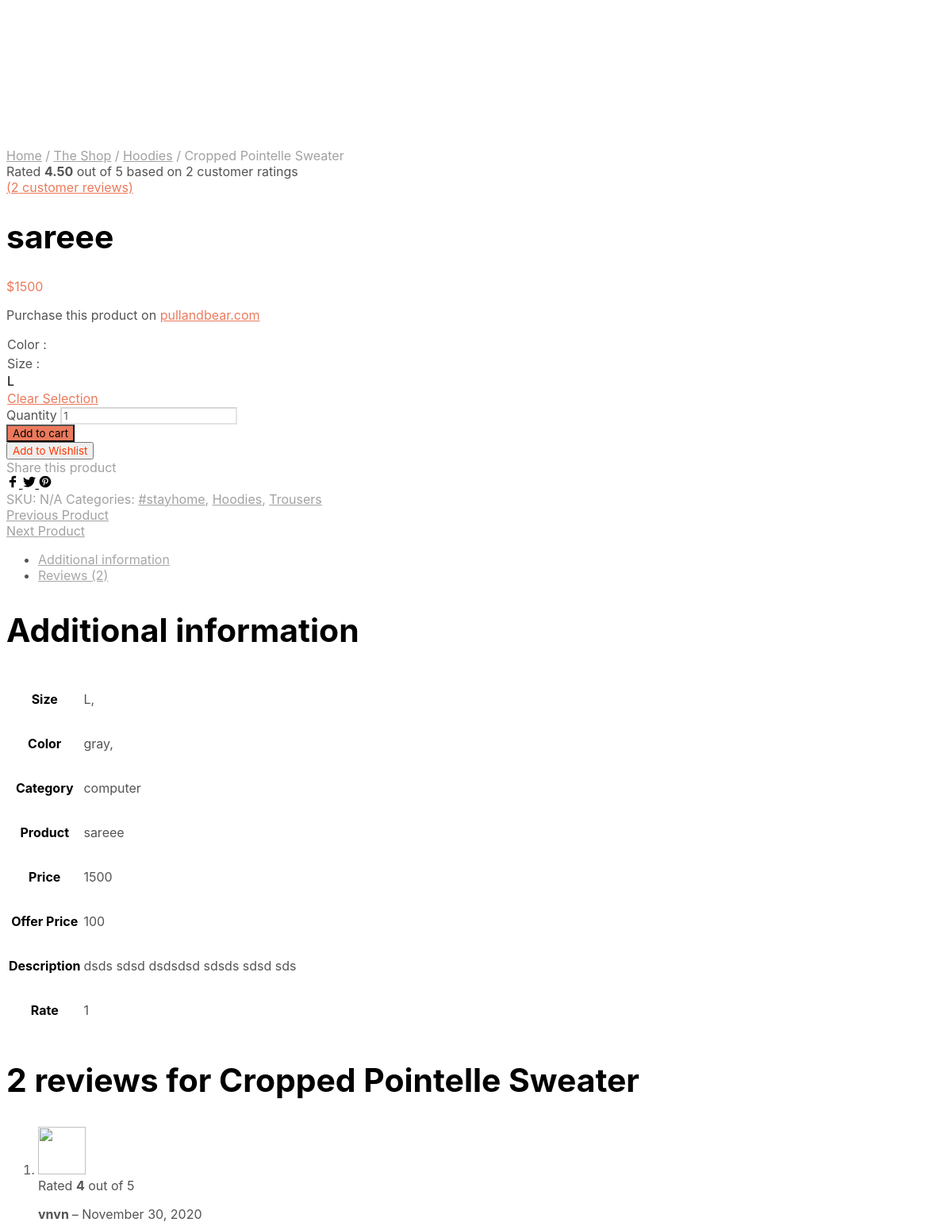
The page /product/product_description/1 (middle part) on the database as committed earlier.
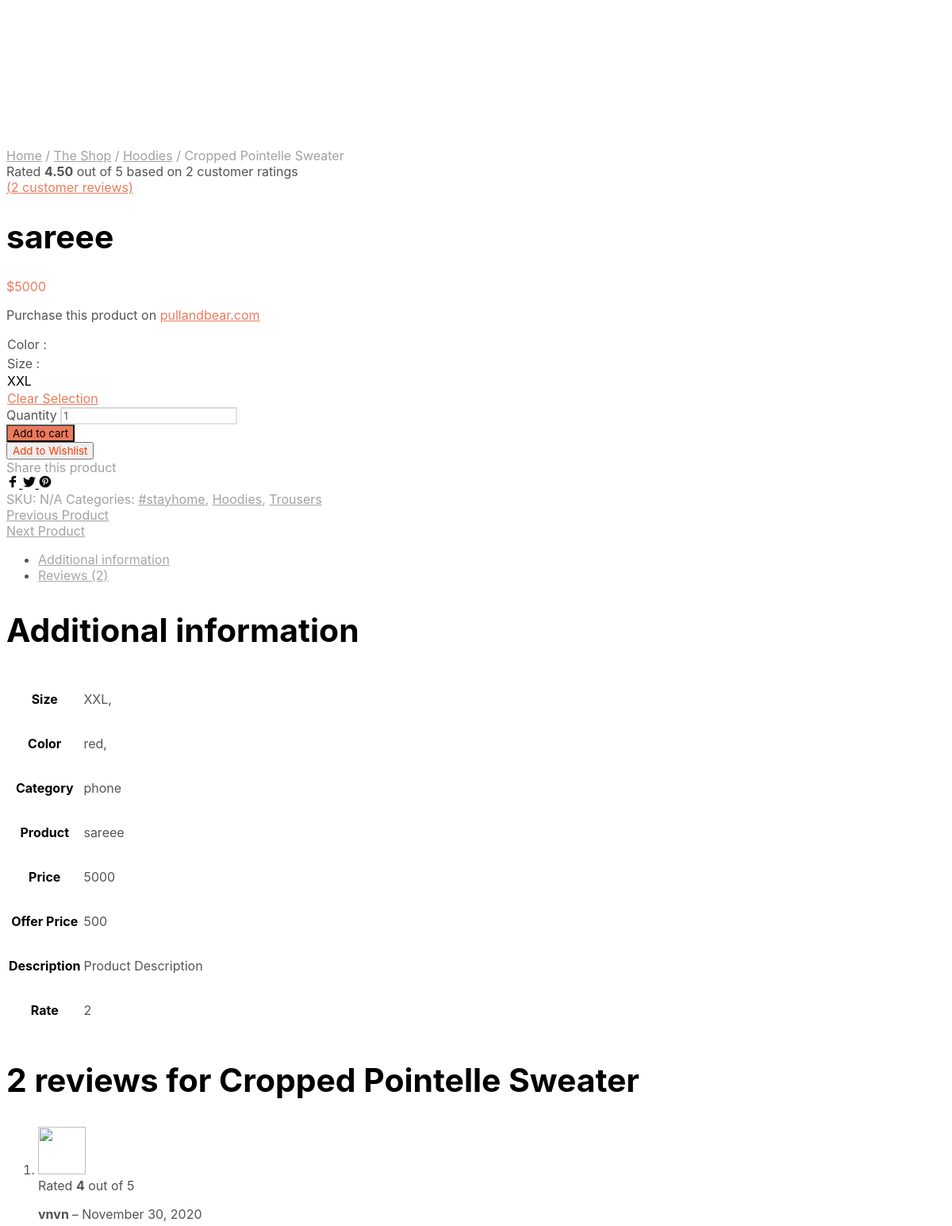
The same page on the database as committed later.
### Product/models.py (models this page shows, shortened)
class Product(models.Model):
    pro_cat_name = models.ForeignKey(Category, on_delete=models.CASCADE)
    pro_name = models.CharField(max_length=100)
    pro_price = models.BigIntegerField()
    pro_offer_price = models.BigIntegerField(default=0)
    pro_fake_price = models.BigIntegerField(null=True, blank=True)
    pro_image = models.FileField(blank=True)
    pro_description = models.TextField(null=True, blank=True)
    pro_star = models.CharField(max_length=10, choices=CHOICE_STAR, null=True, blank=True)
    pro_availability = models.BooleanField(default=True)

class Product_Size(models.Model):
    size_key = models.ForeignKey(Product, default=None, on_delete=models.CASCADE)
    product_Size = models.CharField(max_length=50, choices=CHOICE_SIZE, default=CHOICE_SIZE[2])

class Product_Color(models.Model):
    color_key = models.ForeignKey(Product, default=None, on_delete=models.CASCADE)
    product_Color = models.CharField(max_length=50, choices=CHOICE_COLOR, default=CHOICE_COLOR[2])

class Category(models.Model):
    cat_name = models.CharField(max_length=30, null=True, blank=True)

### Product/views.py (the view)
# urls.py: path('product_description/<int:pid>', views.product_description, name="product_description"),
def product_description(request, pid):
    pro = Product.objects.get(id=pid)
    size = Product_Size.objects.filter(size_key_id=pid)
    color = Product_Color.objects.filter(color_key_id=pid)
    check_cart = Cart.objects.filter(cart_product_id=pid)
    if check_cart:
        start = 1
    else:
        start = 0
    if request.method == "POST":
        if "wishlist_form" in request.POST:
            if Wishlist.objects.filter(wish_list_product=pro.id).exists():
                messages.warning(request, 'Product {} already exists in wishlist!'.format(pro.pro_name))
            else:
                data = Wishlist.objects.create(wish_list_product_id=pro.id, wish_list_user=request.user,
                                               wish_list_status=True)
                data.save()
                return redirect("wishlist")
        elif "cart_form" in request.POST:
            if start == 1:
                data = Cart.objects.get(cart_product_id=pid)
                data.cart_quantity += int(request.POST.get("quantity"))
                final_price = pro.pro_price - pro.pro_offer_price
                data.cart_price = data.cart_quantity * final_price
                data.cart_color = request.POST.get('product_color')
                data.cart_size = request.POST.get('product_size')
                data.save()
                return redirect("cart")
            else:
                quantity = int(request.POST.get("quantity"))
                final_price = pro.pro_price - pro.pro_offer_price
                price = quantity * final_price
                cart_color = request.POST.get('product_color')
                cart_size = request.POST.get('product_size')
                if cart_color == "" or cart_size == "":
                    messages.error(request,'PLease Choose Your Size And Colour for Better Experience')
                else:
                    data = Cart(cart_user=request.user, cart_product_id=pro.id, cart_status=True,
                                cart_quantity=quantity,
                                cart_price=price, cart_color=cart_color, cart_size=cart_size)
                    data.save()
                    return redirect("cart")
    else:
        pass
    return render(request, 'product_description.html', {'pro': pro, 'size': size, 'color': color})

### template/product_description.html (shortened to what this page needs)
{% load static %}
<!DOCTYPE html>
<html lang="en-US">
<head>
	<link media="all" href="https://shopkeeper.wp-theme.design/wp-content/cache/autoptimize/css/autoptimize_d9027ec5da952c98d9908eec9c546ad2.css" rel="stylesheet" />
	<link media="only screen and (max-width: 768px)" href="{%static 'wp-content/cache/autoptimize/css/autoptimize_541e2ced151704f4ff1844c6de47ec02.css'%}" rel="stylesheet" />
</head>
<body class="product-template-default single single-product postid-5026 wp-embed-responsive theme-shopkeeper woocommerce woocommerce-page woocommerce-no-js gbt_custom_notif product-layout-default wpb-js-composer js-comp-ver-6.6.0 vc_responsive">
    	<div id="st-container" class="st-container">
            <div class="st-content">
                                <div id="page_wrapper" class=" ">
<div id="primary" class="content-area">
    <div id="content" class="site-content" role="main">
<div class="product_layout_classic default-layout">
		<div id="product-5026" class="product type-product post-5026 status-publish first instock product_cat-stayhome product_cat-hoodies product_cat-trousers has-post-thumbnail shipping-taxable purchasable product-type-variable">
			<div class="row">
		        <div class="large-12 xlarge-10 xxlarge-9 large-centered columns">
					<div class="product_content_wrapper">
						<div class="row">
							<div class="large-6 medium-12 columns">
								<div class="product-images-wrapper">
								</div>
							</div>
							<div class="large-4 xlarge-5 xxlarge-5 large-push-0 columns">
								<div class="product_infos">
									 <div class="product_summary_top">
									 	<nav class="woocommerce-breadcrumb">
											<a href="">Home</a> <span class="breadcrump_sep">/</span>
											<a href="">The Shop</a> <span class="breadcrump_sep">/</span>
											<a href="">Hoodies</a> <span class="breadcrump_sep">/</span>
											Cropped Pointelle Sweater</nav>
	<div class="woocommerce-product-rating">
		<div class="star-rating" role="img" aria-label="Rated 4.50 out of 5">
			<span style="width:90%">Rated <strong class="rating">4.50</strong> out of 5 based on
				<span class="rating">2</span> customer ratings</span>
		</div>
		<a href="" class="woocommerce-review-link" rel="nofollow">
			(<span class="count">2</span> customer reviews)
		</a>
	</div>
									 </div>
									 <div class="product_summary_middle">
										<h1 class="product_title entry-title">{{pro.pro_name}}</h1>									</div>
									<p class="price"><span class="woocommerce-Price-amount amount">
										<bdi>
								<span class="woocommerce-Price-currencySymbol">&#36;</span>{{pro.pro_price}}</bdi>
									</span></p>
									<div class="woocommerce-product-details__short-description">
	<p>Purchase this product on
		<a href="">pullandbear.com</a>
	</p>
</div>
<form class="variations_form cart" method="post" enctype='multipart/form-data' data-product_id="5026"
	  data-product_variations="">
			<table class="variations" cellspacing="0">
			<tbody>
				<tr>
						<td class="label">
						    <span class="swatchtitlelabel">Color</span>
							<span class="wcva_attribute_sep">:</span>
						</td>
				</tr>
				<tr>
						<td class="value">
						</td>
					</tr>
				<tr>
					<td class="label">
						<span class="swatchtitlelabel">Size</span>
						<span class="wcva_attribute_sep">:</span>
					</td>
				</tr>
				<tr>
					<td class="value">
						<div class="attribute-swatch" attribute-index="">
							          <div class="swatchinput">
										  {% for size in size %}
								  <label  selectid="pa_size"
										  class="wcva_single_textblock attribute_pa_size_small
										   wcvaswatchlabel  wcvasquare size_to_cart"
										  data-option="{{size.product_Size}}"  selectedtext="{{size.product_Size}}"
										  title="{{size.product_Size}}"  style="min-width:32px; ">
									  {{size.product_Size}}</label>
											{% endfor %}
				</div>
						</div>
					</td>
				</tr>
				<tr>
					<td>
						<a class="reset_variations" href="#">Clear Selection</a>
			     	</td>
			     	<td></td>
			    </tr>
			</tbody>
		</table>
        <div class="single_variation_wrap">
			<div class="woocommerce-variation-add-to-cart variations_button">
			<div class="quantity custom">
			<label class="screen-reader-text" for="quantity_60cdd2a7a7c41">Quantity</label>
			<input
				type="number"
				id="quantity_60cdd2a7a7c41"
				class="input-text custom-qty qty text"
				onkeyup="this.value=this.value.replace(/[^\d]/,'')"
				step="1"
				min="1"
				max=""
				name="quantity"
				value="1"
				title="Qty"
				size="4"
				inputmode="numeric"
				placeholder=""
								aria-labelledby="Cropped Pointelle Sweater quantity" />
		</div>
	<button type="submit" name="cart_form" class="single_add_to_cart_button button alt">Add to cart</button>
</div>
		</div>
</form>
<div class="yith-wcwl-add-to-wishlist add-to-wishlist-5026  wishlist-fragment on-first-load"
	 data-fragment-ref="5026" data-fragment-options="{&quot;base_url&quot;:&quot;&quot;,&quot;
	 in_default_wishlist&quot;:false,&quot;is_single&quot;:true,&quot;show_exists&quot;:false,&quot;
	 product_id&quot;:5026,&quot;parent_product_id&quot;
	 :5026,&quot;product_type&quot;:&quot;variable&quot;,&quot;
	 show_view&quot;:true,&quot;browse_wishlist_text&quot;
	 :&quot;Browse Wishlist&quot;,&quot;already_in_wishslist_text&quot;:&quot;Y
	 ou love this!&quot;,&quot;product_added_text&quot;:&quot;
	 Product added!&quot;,&quot;heading_icon&quot;:&quot;&quot;
	 ,&quot;available_multi_wishlist&quot;:false,&quot;disable_wishlist&quot;:false,&quot;
	 show_count&quot;:false,&quot;ajax_loading&quot;:false,&quot;loop_position&quot;:false,&quot;
	 item&quot;:&quot;add_to_wishlist&quot;}">
<form method="post">
    <div class="yith-wcwl-add-button">
       <button type="submit" name="wishlist_form"   style="color:#ff3500;">Add to Wishlist</button>
    </div>
</form>
			</div>
		    <div class="product_socials_wrapper show-share-text-on-mobiles">
				<div class="share-product-text">
					Share this product</div>
				<div class="product_socials_wrapper_inner">
											<a target="_blank"
							class="social_media social_media_facebook"
							href=""
							title="Facebook">
						</a>
											<a target="_blank"
							class="social_media social_media_twitter"
							href=""
							title="Twitter">
						</a>
											<a target="_blank"
							class="social_media social_media_pinterest"
							href=""
							title="Pinterest"
							count-layout=”vertical”>
						</a>
				</div>
			</div>
		<div class="product_meta">
		<span class="sku_wrapper">SKU: <span class="sku">N/A</span></span>
	<span class="posted_in">Categories:
		<a href="" rel="tag">#stayhome</a>,
		<a href="" rel="tag">Hoodies</a>,
		<a href="" rel="tag">Trousers</a>
	</span>
</div>
	<div class="product_navigation">
	<nav role="navigation" id="nav-below" class="product-navigation" aria-label="Product Navigation">
        <div class="product-nav-previous">
			<a href="" rel="prev">
				<span>Previous Product</span>
			</a>
		</div>
        <div class="product-nav-next">
			<a href="" rel="next">
				<span>Next Product</span>
			</a>
		</div>
	</nav>
											</div>
								</div>
							</div>
						</div>
					</div>
			   </div>
		    </div>
		<div class="woocommerce-tabs">
			<div class="row">
				<div class="large-12 large-centered columns">
					<ul class="tabs">
						<li class="additional_information_tab">
								<a href="#tab-additional_information">Additional information</a>
							</li>
						<li class="reviews_tab">
								<a href="#tab-reviews">Reviews (2)</a>
						</li>
					</ul>
				</div>
			</div>
				<div class="panel entry-content" id="tab-additional_information">
	                <div class="row">
	                    <div class="large-8 xlarge-6 large-centered xlarge-centered columns">
	<h2>Additional information</h2>
<table class="woocommerce-product-attributes shop_attributes">
			<tr class="woocommerce-product-attributes-item woocommerce-product-attributes-item--attribute_pa_size">
			<th class="woocommerce-product-attributes-item__label">Size</th>
			<td class="woocommerce-product-attributes-item__value">
				<p>{% for size in size %} {{size.product_Size}}, {% endfor %}</p>
			</td>
			</tr>
				<tr class="woocommerce-product-attributes-item woocommerce-product-attributes-item--attribute_pa_color">
			<th class="woocommerce-product-attributes-item__label">Color</th>
			<td class="woocommerce-product-attributes-item__value">
				<p>{% for color in color%} {{color.product_Color}}, {% endfor %}</p>
			</td>
			</tr>
			<tr class="woocommerce-product-attributes-item woocommerce-product-attributes-item--attribute_pa_color">
			<th class="woocommerce-product-attributes-item__label">Category</th>
			<td class="woocommerce-product-attributes-item__value">
				<p>{{pro.pro_cat_name.cat_name}}</p>
			</td>
			</tr>
			<tr class="woocommerce-product-attributes-item woocommerce-product-attributes-item--attribute_pa_color">
			<th class="woocommerce-product-attributes-item__label">Product</th>
			<td class="woocommerce-product-attributes-item__value">
				<p>{{pro.pro_name}}</p>
			</td>
			</tr>
			<tr class="woocommerce-product-attributes-item woocommerce-product-attributes-item--attribute_pa_color">
			<th class="woocommerce-product-attributes-item__label">Price</th>
			<td class="woocommerce-product-attributes-item__value">
				<p>{{pro.pro_price}}</p>
			</td>
			</tr>
			<tr class="woocommerce-product-attributes-item woocommerce-product-attributes-item--attribute_pa_color">
			<th class="woocommerce-product-attributes-item__label">Offer Price</th>
			<td class="woocommerce-product-attributes-item__value">
				<p>{{pro.pro_offer_price}}</p>
			</td>
			</tr>
			<tr class="woocommerce-product-attributes-item woocommerce-product-attributes-item--attribute_pa_color">
			<th class="woocommerce-product-attributes-item__label">Description</th>
			<td class="woocommerce-product-attributes-item__value">
				<p>{{pro.pro_description}}</p>
			</td>
			</tr>
			<tr class="woocommerce-product-attributes-item woocommerce-product-attributes-item--attribute_pa_color">
			<th class="woocommerce-product-attributes-item__label">Rate</th>
			<td class="woocommerce-product-attributes-item__value">
				<p>{{pro.pro_star}}</p>
			</td>
			</tr>
</table>
	                    </div>
	                </div>
	            </div>
				<div class="panel entry-content" id="tab-reviews">
	                <div class="row">
	                    <div class="large-8 xlarge-6 large-centered xlarge-centered columns">
	                        <div id="reviews" class="woocommerce-Reviews">
	<div id="comments">
		<h2 class="woocommerce-Reviews-title">
			2 reviews for
			<span>Cropped Pointelle Sweater</span>
		</h2>
		<ol class="commentlist">
				<li class="review even thread-even depth-1" id="li-comment-5889">
	<div id="comment-5889" class="comment_container">
		<img alt='' src='https://shopkeeper.wp-theme.design/wp-content/wphb-cache/gravatar/af9/af96a19bfdf31a0f5d4f6fa07e2676fdx60.jpg' srcset='https://shopkeeper.wp-theme.design/wp-content/wphb-cache/gravatar/af9/af96a19bfdf31a0f5d4f6fa07e2676fdx120.jpg 2x'
			 class='avatar avatar-60 photo' height='60' width='60' loading='lazy'/>
		<div class="comment-text">
			<div class="star-rating" role="img" aria-label="Rated 4 out of 5">
				<span style="width:80%">Rated <strong class="rating">4</strong> out of 5</span>
			</div>
	<p class="meta">
		<strong class="woocommerce-review__author">vnvn </strong>
				<span class="woocommerce-review__dash">&ndash;</span>
		<time class="woocommerce-review__published-date" datetime="2020-11-30T21:06:34+00:00">November 30, 2020</time>
	</p>
		</div>
	</div>
</li>
			</ol>
						</div>
</div>
	                    </div>
	                </div>
	            </div>
					</div>
		</div>
</div>
    </div>
</div>
			</div>
		</div>
	</div>
<script defer src="{%static 'wp-content/cache/autoptimize/js/autoptimize_3c492425456aee641c22f220c3a838a2.js'%}"></script></body>
</html>

### template/mobile_navbar.html (shortened to what this page needs)
{% load static %}

### template/navbar.html (shortened to what this page needs)
{% load static %}

### static/wp-content/cache/autoptimize/css/autoptimize_541e2ced151704f4ff1844c6de47ec02.css (style rules this page uses)
:root { --woocommerce:#a46497;--wc-green:#7ad03a;--wc-red:#a00;--wc-orange:#ffba00;--wc-blue:#2ea2cc;--wc-primary:#a46497;--wc-primary-text:#fff;--wc-secondary:#ebe9eb;--wc-secondary-text:#515151;--wc-highlight:#77a464;--wc-highligh-text:#fff;--wc-content-bg:#fff;--wc-subtext:#767676 }

Rows that differ between the two databases and show on the page:
removed Product_Size: product_Size "L"
removed Product_Color: product_Color "gray"
changed Product "sareee": pro_price "1500" → "5000"; pro_cat_name.cat_name "computer" → "phone"; pro_offer_price "100" → "500"; pro_description "dsds sdsd dsdsdsd sdsds sdsd sds" → "Product Description"; pro_star "1" → "2"
added Product_Size: product_Size "XXL"
added Product_Color: product_Color "red"
